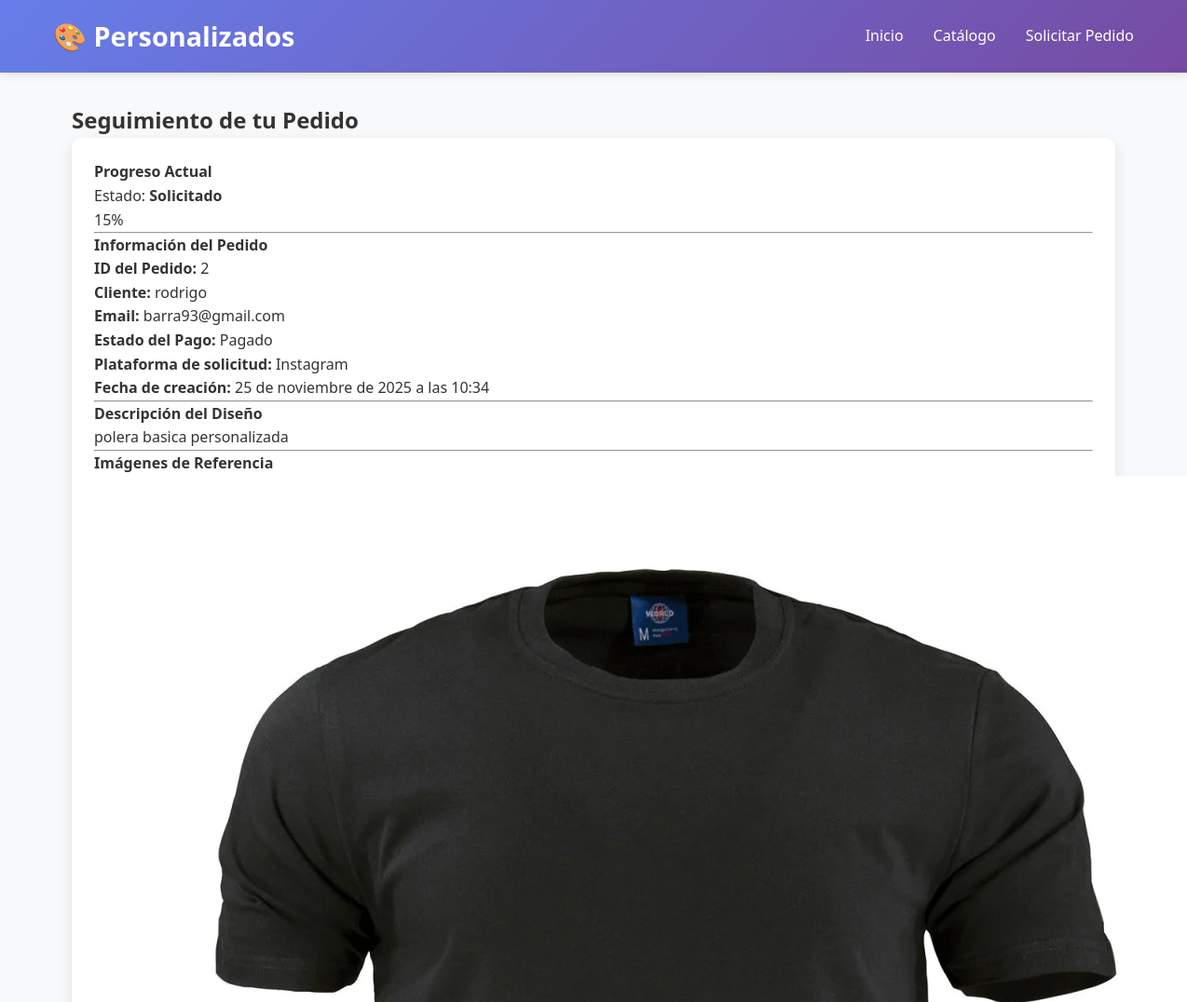
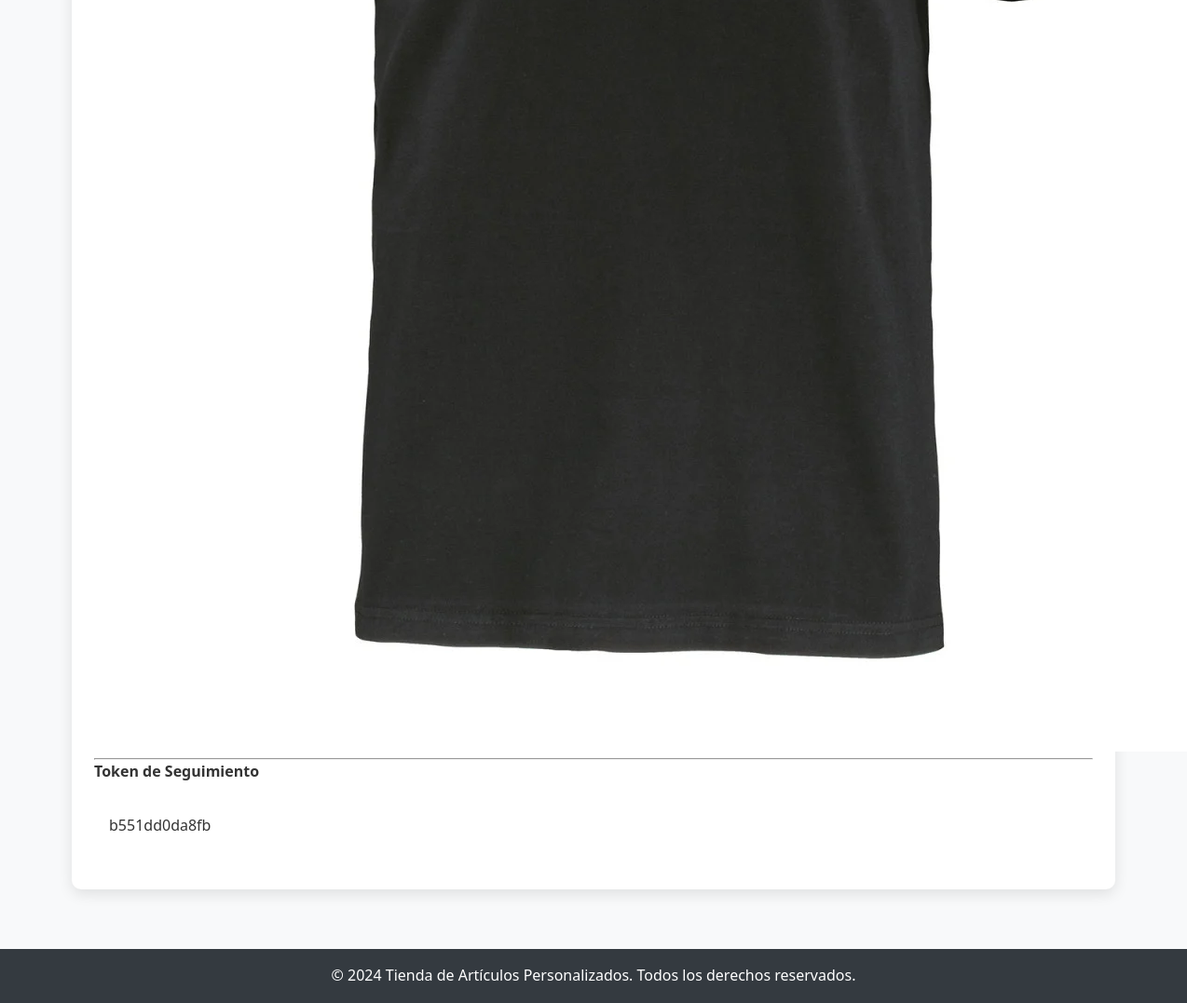
The page /seguimiento/b551dd0da8fb/ on the database its author committed (2 pictures, top to bottom).
### tienda/models.py (models this page shows, shortened)
class Pedido(models.Model):
    ESTADOS_PEDIDO = [
        ('solicitado', 'Solicitado'),
        ('aprobado', 'Aprobado'),
        ('en_proceso', 'En proceso'),
        ('realizado', 'Realizado'),
        ('entregado', 'Entregado'),
        ('finalizado', 'Finalizado'),
        ('cancelado', 'Cancelado'),
    ]
    ESTADOS_PAGO = [
        ('pendiente', 'Pendiente'),
        ('parcial', 'Parcial'),
        ('pagado', 'Pagado'),
    ]
    PLATAFORMAS = [
        ('facebook', 'Facebook'),
        ('instagram', 'Instagram'),
        ('whatsapp', 'WhatsApp'),
        ('sitio_web', 'Sitio Web'),
        ('presencial', 'Presencial'),
        ('otro', 'Otro'),
    ]
    nombre_cliente = models.CharField(max_length=200)
    email = models.EmailField()
    telefono = models.CharField(max_length=20, blank=True)
    red_social = models.CharField(max_length=100, blank=True)
    producto_referencia = models.ForeignKey(Producto, on_delete=models.SET_NULL, null=True, blank=True)
    descripcion_diseno = models.TextField()
    fecha_requerida = models.DateField(null=True, blank=True)
    plataforma = models.CharField(max_length=20, choices=PLATAFORMAS, default='sitio_web')
    estado_pedido = models.CharField(max_length=20, choices=ESTADOS_PEDIDO, default='solicitado')
    estado_pago = models.CharField(max_length=20, choices=ESTADOS_PAGO, default='pendiente')
    token_seguimiento = models.CharField(
        "Token de seguimiento",
        max_length=12,
        unique=True,
        editable=False,
        blank=True
    )
    fecha_creacion = models.DateTimeField(default=timezone.now)
    fecha_actualizacion = models.DateTimeField(auto_now=True)
    presupuesto_aprobado = models.DecimalField(max_digits=10, decimal_places=2, null=True, blank=True)
    notas_internas = models.TextField(blank=True)
    class Meta:
        verbose_name = "Pedido"
        verbose_name_plural = "Pedidos"
        ordering = ['-fecha_creacion']

class ImagenReferencia(models.Model):
    pedido = models.ForeignKey(Pedido, related_name='imagenes_referencia', on_delete=models.CASCADE)
    imagen = models.ImageField(upload_to='referencias/')
    descripcion = models.CharField(max_length=200, blank=True)
    fecha_subida = models.DateTimeField(auto_now_add=True)
    class Meta:
        verbose_name = "Imagen de Referencia"
        verbose_name_plural = "Imágenes de Referencia"

### tienda/views.py (the view)
# urls.py: path('seguimiento/<str:token>/', views.seguimiento_pedido, name='seguimiento_pedido'),
def seguimiento_pedido(request, token):
    pedido = get_object_or_404(Pedido, token_seguimiento=token)
    context = {
        'pedido': pedido,
        'imagenes_referencia': pedido.imagenes_referencia.all()
    }
    return render(request, 'tienda/seguimiento_pedido.html', context)

### templates/tienda/seguimiento_pedido.html (shortened to what this page needs)
{% extends "tienda/base.html" %}
{% block content %}
<div class="container mt-5">
    <h2 class="text-center mb-4">Seguimiento de tu Pedido</h2>
    <div class="card shadow">
        <div class="card-body">
            <h4>Progreso Actual</h4>
            <div class="mb-4">
                <label class="form-label">Estado: <strong>{{ pedido.get_estado_pedido_display }}</strong></label>
                <div class="progress" style="height: 25px;">
                    {% if pedido.estado_pedido == 'solicitado' %}
                        <div class="progress-bar bg-secondary" role="progressbar" style="width: 15%">15%</div>
                    {% elif pedido.estado_pedido == 'aprobado' %}
                        <div class="progress-bar bg-info" role="progressbar" style="width: 30%">30%</div>
                    {% elif pedido.estado_pedido == 'en_proceso' %}
                        <div class="progress-bar progress-bar-striped progress-bar-animated bg-primary" role="progressbar" style="width: 60%">60%</div>
                    {% elif pedido.estado_pedido == 'realizado' %}
                        <div class="progress-bar bg-warning" role="progressbar" style="width: 85%">85%</div>
                    {% elif pedido.estado_pedido == 'entregado' or pedido.estado_pedido == 'finalizado' %}
                        <div class="progress-bar bg-success" role="progressbar" style="width: 100%">100% (Entregado)</div>
                    {% elif pedido.estado_pedido == 'cancelado' %}
                        <div class="progress-bar bg-danger" role="progressbar" style="width: 100%">CANCELADO</div>
                    {% endif %}
                </div>
            </div>
            <hr>
            <h4>Información del Pedido</h4>
            <p><strong>ID del Pedido:</strong> {{ pedido.id }}</p>
            <p><strong>Cliente:</strong> {{ pedido.nombre_cliente }}</p>
            <p><strong>Email:</strong> {{ pedido.email }}</p>
            <p><strong>Estado del Pago:</strong> {{ pedido.get_estado_pago_display }}</p>
            <p><strong>Plataforma de solicitud:</strong> {{ pedido.get_plataforma_display }}</p>
            <p><strong>Fecha de creación:</strong> {{ pedido.fecha_creacion }}</p>
            <hr>
            <h4>Descripción del Diseño</h4>
            <p>{{ pedido.descripcion_diseno }}</p>
            <hr>
            <h4>Imágenes de Referencia</h4>
            {% if imagenes_referencia %}
                <div class="row">
                    {% for img in imagenes_referencia %}
                        <div class="col-md-4 mb-3">
                            <img src="{{ img.imagen.url }}" class="img-fluid rounded shadow">
                        </div>
                    {% endfor %}
                </div>
            {% else %}
                <p>No se adjuntaron imágenes.</p>
            {% endif %}
            <hr>
            <h4>Token de Seguimiento</h4>
            <div class="alert alert-info">
                {{ pedido.token_seguimiento }}
            </div>
        </div>
    </div>
</div>
{% endblock %}

### templates/tienda/base.html (style rules this page uses)
* { margin: 0; padding: 0; box-sizing: border-box; }
body { font-family: 'Segoe UI', Tahoma, Geneva, Verdana, sans-serif; line-height: 1.6; color: #333; background-color: #f8f9fa; }
.container { max-width: 1200px; margin: 0 auto; padding: 0 20px; }
.alert { padding: 1rem; border-radius: 5px; margin: 1rem 0; }
.card { background: white; border-radius: 10px; padding: 1.5rem; box-shadow: 0 5px 15px rgba(0,0,0,0.1); transition: transform 0.3s; }

### rows shown on the page
Pedido: estado_pedido "Solicitado", id "2", nombre_cliente "rodrigo", email "barra93@gmail.com", estado_pago "Pagado", plataforma "Instagram", fecha_creacion "25 de noviembre de 2025 a las 10:34", descripcion_diseno "polera basica personalizada", token_seguimiento "b551dd0da8fb"
ImagenReferencia: imagen (picture)
